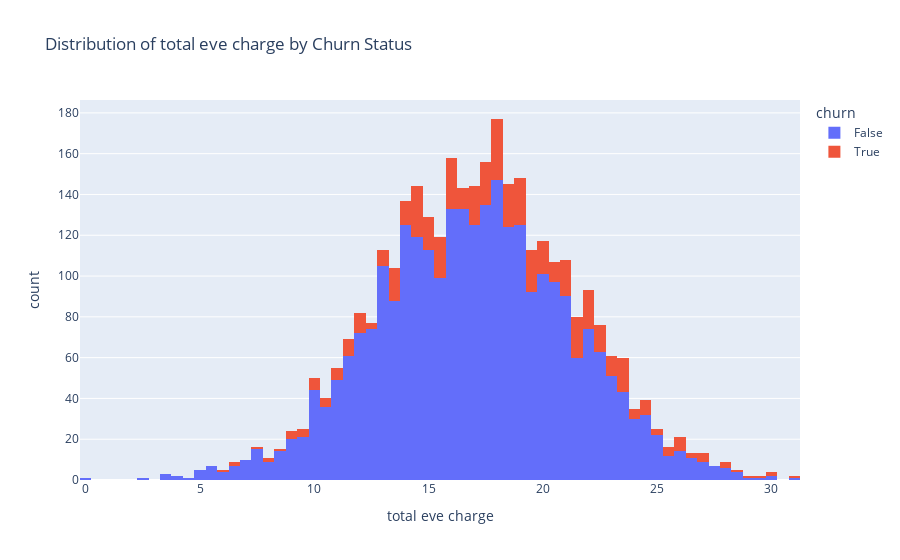

This figure's notebook cell:
### Code cell
# distribution of total eve change and churn
fig = px.histogram(data, x="total eve charge", color="churn",
                   title="Distribution of total eve charge by Churn Status")
fig.show()

### Figure 1 — Plotly figure (JSON) as saved in the notebook; plotly's stock layout.template omitted (floating-point values rounded to 4 significant figures; data arrays with more than 128 entries replaced by an {"elided": "..."} marker saying what was removed)
{"data": [{"alignmentgroup": "True", "bingroup": "x", "hovertemplate": "churn=False<br>total eve charge=%{x}<br>count=%{y}<extra></extra>", "legendgroup": "False", "marker": {"color": "#636efa", "pattern": {"shape": ""}}, "name": "False", "offsetgroup": "False", "orientation": "v", "showlegend": true, "type": "histogram", "x": {"elided": "2850 float values"}, "xaxis": "x", "yaxis": "y"}, {"alignmentgroup": "True", "bingroup": "x", "hovertemplate": "churn=True<br>total eve charge=%{x}<br>count=%{y}<extra></extra>", "legendgroup": "True", "marker": {"color": "#EF553B", "pattern": {"shape": ""}}, "name": "True", "offsetgroup": "True", "orientation": "v", "showlegend": true, "type": "histogram", "x": {"elided": "483 float values"}, "xaxis": "x", "yaxis": "y"}], "layout": {"barmode": "relative", "legend": {"title": {"text": "churn"}, "tracegroupgap": 0}, "title": {"text": "Distribution of total eve charge by Churn Status"}, "xaxis": {"anchor": "y", "domain": [0, 1], "title": {"text": "total eve charge"}}, "yaxis": {"anchor": "x", "domain": [0, 1], "title": {"text": "count"}}}}
